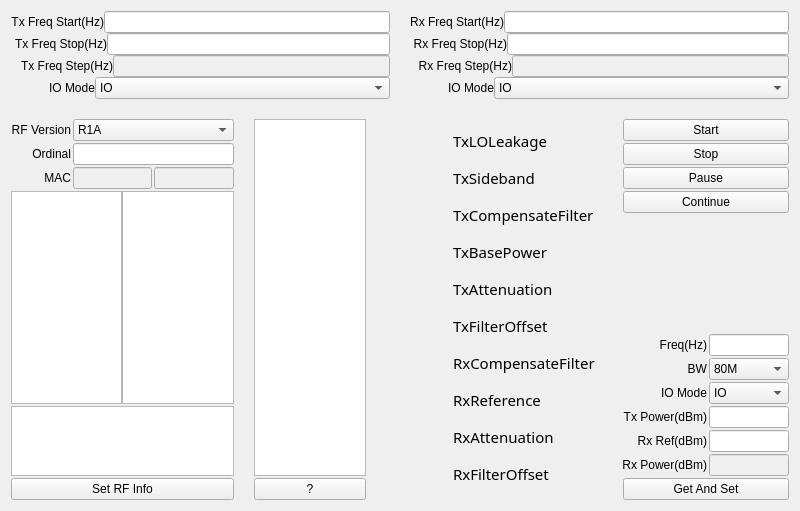
<?xml version="1.0" encoding="UTF-8"?>
<ui version="4.0">
 <class>QCalR1CDlg</class>
 <widget class="QWidget" name="QCalR1CDlg">
  <property name="geometry">
   <rect>
    <x>0</x>
    <y>0</y>
    <width>800</width>
    <height>511</height>
   </rect>
  </property>
  <property name="windowTitle">
   <string>Form</string>
  </property>
  <layout class="QVBoxLayout" name="verticalLayout_6">
   <property name="spacing">
    <number>20</number>
   </property>
   <item>
    <layout class="QHBoxLayout" name="horizontalLayout_16">
     <item>
      <layout class="QVBoxLayout" name="verticalLayout_2">
       <property name="spacing">
        <number>0</number>
       </property>
       <item>
        <layout class="QHBoxLayout" name="horizontalLayoutFreqStar">
         <item>
          <widget class="QLabel" name="labelTxFreqStar">
           <property name="sizePolicy">
            <sizepolicy hsizetype="Fixed" vsizetype="Fixed">
             <horstretch>0</horstretch>
             <verstretch>0</verstretch>
            </sizepolicy>
           </property>
           <property name="minimumSize">
            <size>
             <width>84</width>
             <height>16</height>
            </size>
           </property>
           <property name="text">
            <string>Tx Freq Start(Hz)</string>
           </property>
           <property name="alignment">
            <set>Qt::AlignRight|Qt::AlignTrailing|Qt::AlignVCenter</set>
           </property>
           <property name="buddy">
            <cstring>lineEditTxFreqStar</cstring>
           </property>
          </widget>
         </item>
         <item>
          <widget class="QLineEdit" name="lineEditTxFreqStar"/>
         </item>
        </layout>
       </item>
       <item>
        <layout class="QHBoxLayout" name="horizontalLayoutFreqStop">
         <item>
          <widget class="QLabel" name="labelTxFreqStop">
           <property name="sizePolicy">
            <sizepolicy hsizetype="Fixed" vsizetype="Fixed">
             <horstretch>0</horstretch>
             <verstretch>0</verstretch>
            </sizepolicy>
           </property>
           <property name="minimumSize">
            <size>
             <width>84</width>
             <height>16</height>
            </size>
           </property>
           <property name="text">
            <string> Tx Freq Stop(Hz)</string>
           </property>
           <property name="alignment">
            <set>Qt::AlignRight|Qt::AlignTrailing|Qt::AlignVCenter</set>
           </property>
           <property name="buddy">
            <cstring>lineEditTxFreqStop</cstring>
           </property>
          </widget>
         </item>
         <item>
          <widget class="QLineEdit" name="lineEditTxFreqStop"/>
         </item>
        </layout>
       </item>
       <item>
        <layout class="QHBoxLayout" name="horizontalLayoutFreqStep_2">
         <item>
          <widget class="QLabel" name="labelTxFreqStep">
           <property name="sizePolicy">
            <sizepolicy hsizetype="Fixed" vsizetype="Fixed">
             <horstretch>0</horstretch>
             <verstretch>0</verstretch>
            </sizepolicy>
           </property>
           <property name="minimumSize">
            <size>
             <width>102</width>
             <height>16</height>
            </size>
           </property>
           <property name="text">
            <string> Tx Freq Step(Hz)</string>
           </property>
           <property name="alignment">
            <set>Qt::AlignRight|Qt::AlignTrailing|Qt::AlignVCenter</set>
           </property>
           <property name="buddy">
            <cstring>lineEditTxFreqStep</cstring>
           </property>
          </widget>
         </item>
         <item>
          <widget class="QLineEdit" name="lineEditTxFreqStep">
           <property name="enabled">
            <bool>false</bool>
           </property>
           <property name="sizePolicy">
            <sizepolicy hsizetype="Expanding" vsizetype="Fixed">
             <horstretch>0</horstretch>
             <verstretch>0</verstretch>
            </sizepolicy>
           </property>
           <property name="readOnly">
            <bool>true</bool>
           </property>
          </widget>
         </item>
        </layout>
       </item>
       <item>
        <layout class="QHBoxLayout" name="horizontalLayoutRefMethod_3" stretch="0,0">
         <item>
          <widget class="QLabel" name="labelTxCalIOMode">
           <property name="sizePolicy">
            <sizepolicy hsizetype="Fixed" vsizetype="Fixed">
             <horstretch>0</horstretch>
             <verstretch>0</verstretch>
            </sizepolicy>
           </property>
           <property name="minimumSize">
            <size>
             <width>84</width>
             <height>16</height>
            </size>
           </property>
           <property name="text">
            <string>          IO Mode</string>
           </property>
           <property name="alignment">
            <set>Qt::AlignRight|Qt::AlignTrailing|Qt::AlignVCenter</set>
           </property>
           <property name="buddy">
            <cstring>comboBoxTxCalIOMode</cstring>
           </property>
          </widget>
         </item>
         <item>
          <widget class="QComboBox" name="comboBoxTxCalIOMode">
           <property name="sizePolicy">
            <sizepolicy hsizetype="Preferred" vsizetype="Fixed">
             <horstretch>0</horstretch>
             <verstretch>0</verstretch>
            </sizepolicy>
           </property>
           <item>
            <property name="text">
             <string>IO</string>
            </property>
           </item>
           <item>
            <property name="text">
             <string>OUTPUT</string>
            </property>
           </item>
           <item>
            <property name="text">
             <string>IO+OUTPUT</string>
            </property>
           </item>
          </widget>
         </item>
        </layout>
       </item>
      </layout>
     </item>
     <item>
      <layout class="QVBoxLayout" name="verticalLayout_3">
       <property name="spacing">
        <number>0</number>
       </property>
       <item>
        <layout class="QHBoxLayout" name="horizontalLayoutFreqStar_3">
         <item>
          <widget class="QLabel" name="labelRxFreqStar">
           <property name="sizePolicy">
            <sizepolicy hsizetype="Fixed" vsizetype="Fixed">
             <horstretch>0</horstretch>
             <verstretch>0</verstretch>
            </sizepolicy>
           </property>
           <property name="minimumSize">
            <size>
             <width>84</width>
             <height>16</height>
            </size>
           </property>
           <property name="text">
            <string>Rx Freq Start(Hz)</string>
           </property>
           <property name="alignment">
            <set>Qt::AlignRight|Qt::AlignTrailing|Qt::AlignVCenter</set>
           </property>
           <property name="buddy">
            <cstring>lineEditRxFreqStar</cstring>
           </property>
          </widget>
         </item>
         <item>
          <widget class="QLineEdit" name="lineEditRxFreqStar"/>
         </item>
        </layout>
       </item>
       <item>
        <layout class="QHBoxLayout" name="horizontalLayoutFreqStop_3">
         <item>
          <widget class="QLabel" name="labelRxFreqStop">
           <property name="sizePolicy">
            <sizepolicy hsizetype="Fixed" vsizetype="Fixed">
             <horstretch>0</horstretch>
             <verstretch>0</verstretch>
            </sizepolicy>
           </property>
           <property name="minimumSize">
            <size>
             <width>84</width>
             <height>16</height>
            </size>
           </property>
           <property name="text">
            <string> Rx Freq Stop(Hz)</string>
           </property>
           <property name="alignment">
            <set>Qt::AlignRight|Qt::AlignTrailing|Qt::AlignVCenter</set>
           </property>
           <property name="buddy">
            <cstring>lineEditRxFreqStop</cstring>
           </property>
          </widget>
         </item>
         <item>
          <widget class="QLineEdit" name="lineEditRxFreqStop"/>
         </item>
        </layout>
       </item>
       <item>
        <layout class="QHBoxLayout" name="horizontalLayoutFreqStep_3">
         <item>
          <widget class="QLabel" name="labelRxFreqStep">
           <property name="sizePolicy">
            <sizepolicy hsizetype="Fixed" vsizetype="Fixed">
             <horstretch>0</horstretch>
             <verstretch>0</verstretch>
            </sizepolicy>
           </property>
           <property name="minimumSize">
            <size>
             <width>102</width>
             <height>16</height>
            </size>
           </property>
           <property name="text">
            <string> Rx Freq Step(Hz)</string>
           </property>
           <property name="alignment">
            <set>Qt::AlignRight|Qt::AlignTrailing|Qt::AlignVCenter</set>
           </property>
           <property name="buddy">
            <cstring>lineEditRxFreqStep</cstring>
           </property>
          </widget>
         </item>
         <item>
          <widget class="QLineEdit" name="lineEditRxFreqStep">
           <property name="enabled">
            <bool>false</bool>
           </property>
           <property name="sizePolicy">
            <sizepolicy hsizetype="Expanding" vsizetype="Fixed">
             <horstretch>0</horstretch>
             <verstretch>0</verstretch>
            </sizepolicy>
           </property>
           <property name="readOnly">
            <bool>true</bool>
           </property>
          </widget>
         </item>
        </layout>
       </item>
       <item>
        <layout class="QHBoxLayout" name="horizontalLayoutRefMethod_4" stretch="0,0">
         <item>
          <widget class="QLabel" name="labelRxCalIOMode">
           <property name="sizePolicy">
            <sizepolicy hsizetype="Fixed" vsizetype="Fixed">
             <horstretch>0</horstretch>
             <verstretch>0</verstretch>
            </sizepolicy>
           </property>
           <property name="minimumSize">
            <size>
             <width>84</width>
             <height>16</height>
            </size>
           </property>
           <property name="text">
            <string>          IO Mode</string>
           </property>
           <property name="alignment">
            <set>Qt::AlignRight|Qt::AlignTrailing|Qt::AlignVCenter</set>
           </property>
           <property name="buddy">
            <cstring>comboBoxRxCalIOMode</cstring>
           </property>
          </widget>
         </item>
         <item>
          <widget class="QComboBox" name="comboBoxRxCalIOMode">
           <item>
            <property name="text">
             <string>IO</string>
            </property>
           </item>
           <item>
            <property name="text">
             <string>OUTPUT</string>
            </property>
           </item>
           <item>
            <property name="text">
             <string>IO+OUTPUT</string>
            </property>
           </item>
          </widget>
         </item>
        </layout>
       </item>
      </layout>
     </item>
    </layout>
   </item>
   <item>
    <layout class="QHBoxLayout" name="horizontalLayout_2" stretch="10,5,0,1,1">
     <item>
      <layout class="QVBoxLayout" name="verticalLayout" stretch="0,0,0,10,1,0">
       <property name="spacing">
        <number>2</number>
       </property>
       <item>
        <layout class="QHBoxLayout" name="horizontalLayout_13">
         <item>
          <widget class="QLabel" name="labelRFVersion">
           <property name="sizePolicy">
            <sizepolicy hsizetype="Fixed" vsizetype="Fixed">
             <horstretch>0</horstretch>
             <verstretch>0</verstretch>
            </sizepolicy>
           </property>
           <property name="minimumSize">
            <size>
             <width>60</width>
             <height>0</height>
            </size>
           </property>
           <property name="maximumSize">
            <size>
             <width>60</width>
             <height>16</height>
            </size>
           </property>
           <property name="layoutDirection">
            <enum>Qt::LeftToRight</enum>
           </property>
           <property name="text">
            <string>RF Version</string>
           </property>
           <property name="alignment">
            <set>Qt::AlignRight|Qt::AlignTrailing|Qt::AlignVCenter</set>
           </property>
           <property name="buddy">
            <cstring>comboBoxHwVer</cstring>
           </property>
          </widget>
         </item>
         <item>
          <widget class="QComboBox" name="comboBoxHwVer">
           <item>
            <property name="text">
             <string>R1A</string>
            </property>
           </item>
           <item>
            <property name="text">
             <string>R1B</string>
            </property>
           </item>
           <item>
            <property name="text">
             <string>R1C</string>
            </property>
           </item>
           <item>
            <property name="text">
             <string>R1D</string>
            </property>
           </item>
           <item>
            <property name="text">
             <string>R1E</string>
            </property>
           </item>
           <item>
            <property name="text">
             <string>R1F</string>
            </property>
           </item>
          </widget>
         </item>
        </layout>
       </item>
       <item>
        <layout class="QHBoxLayout" name="horizontalLayout_14">
         <item>
          <widget class="QLabel" name="labelOrdinal">
           <property name="sizePolicy">
            <sizepolicy hsizetype="Fixed" vsizetype="Fixed">
             <horstretch>0</horstretch>
             <verstretch>0</verstretch>
            </sizepolicy>
           </property>
           <property name="minimumSize">
            <size>
             <width>60</width>
             <height>0</height>
            </size>
           </property>
           <property name="maximumSize">
            <size>
             <width>60</width>
             <height>16</height>
            </size>
           </property>
           <property name="layoutDirection">
            <enum>Qt::LeftToRight</enum>
           </property>
           <property name="text">
            <string>Ordinal</string>
           </property>
           <property name="alignment">
            <set>Qt::AlignRight|Qt::AlignTrailing|Qt::AlignVCenter</set>
           </property>
           <property name="buddy">
            <cstring>lineEditOrdinal</cstring>
           </property>
          </widget>
         </item>
         <item>
          <widget class="QLineEdit" name="lineEditOrdinal"/>
         </item>
        </layout>
       </item>
       <item>
        <layout class="QHBoxLayout" name="horizontalLayout_15">
         <item>
          <widget class="QLabel" name="labelMAC_0">
           <property name="sizePolicy">
            <sizepolicy hsizetype="Fixed" vsizetype="Fixed">
             <horstretch>0</horstretch>
             <verstretch>0</verstretch>
            </sizepolicy>
           </property>
           <property name="minimumSize">
            <size>
             <width>60</width>
             <height>16</height>
            </size>
           </property>
           <property name="maximumSize">
            <size>
             <width>60</width>
             <height>16</height>
            </size>
           </property>
           <property name="layoutDirection">
            <enum>Qt::LeftToRight</enum>
           </property>
           <property name="text">
            <string>MAC</string>
           </property>
           <property name="alignment">
            <set>Qt::AlignRight|Qt::AlignTrailing|Qt::AlignVCenter</set>
           </property>
           <property name="buddy">
            <cstring>lineEditMAC_0</cstring>
           </property>
          </widget>
         </item>
         <item>
          <widget class="QLineEdit" name="lineEditMAC_0">
           <property name="enabled">
            <bool>false</bool>
           </property>
           <property name="readOnly">
            <bool>true</bool>
           </property>
          </widget>
         </item>
         <item>
          <widget class="QLineEdit" name="lineEditMAC_1">
           <property name="enabled">
            <bool>false</bool>
           </property>
           <property name="readOnly">
            <bool>true</bool>
           </property>
          </widget>
         </item>
        </layout>
       </item>
       <item>
        <layout class="QHBoxLayout" name="horizontalLayout">
         <property name="spacing">
          <number>0</number>
         </property>
         <item>
          <widget class="QTableView" name="tableViewTxTroubleShoot">
           <property name="selectionMode">
            <enum>QAbstractItemView::NoSelection</enum>
           </property>
           <property name="verticalScrollMode">
            <enum>QAbstractItemView::ScrollPerPixel</enum>
           </property>
           <property name="horizontalScrollMode">
            <enum>QAbstractItemView::ScrollPerPixel</enum>
           </property>
           <attribute name="horizontalHeaderHighlightSections">
            <bool>false</bool>
           </attribute>
           <attribute name="horizontalHeaderStretchLastSection">
            <bool>true</bool>
           </attribute>
           <attribute name="verticalHeaderVisible">
            <bool>false</bool>
           </attribute>
          </widget>
         </item>
         <item>
          <widget class="QTableView" name="tableViewRxTroubleShoot">
           <property name="selectionMode">
            <enum>QAbstractItemView::NoSelection</enum>
           </property>
           <property name="verticalScrollMode">
            <enum>QAbstractItemView::ScrollPerPixel</enum>
           </property>
           <property name="horizontalScrollMode">
            <enum>QAbstractItemView::ScrollPerPixel</enum>
           </property>
           <attribute name="horizontalHeaderHighlightSections">
            <bool>false</bool>
           </attribute>
           <attribute name="horizontalHeaderStretchLastSection">
            <bool>true</bool>
           </attribute>
           <attribute name="verticalHeaderVisible">
            <bool>false</bool>
           </attribute>
          </widget>
         </item>
        </layout>
       </item>
       <item>
        <widget class="QPlainTextEdit" name="plainTextEditRemark"/>
       </item>
       <item>
        <widget class="QPushButton" name="pushButtonSetRFInfo">
         <property name="text">
          <string>Set RF Info</string>
         </property>
        </widget>
       </item>
      </layout>
     </item>
     <item>
      <layout class="QVBoxLayout" name="verticalLayout_8">
       <property name="spacing">
        <number>2</number>
       </property>
       <item>
        <widget class="QPlainTextEdit" name="plainTextEditRFInfo"/>
       </item>
       <item>
        <widget class="QPushButton" name="pushButtonGetRFInfo">
         <property name="text">
          <string>?</string>
         </property>
        </widget>
       </item>
      </layout>
     </item>
     <item>
      <spacer name="horizontalSpacer">
       <property name="orientation">
        <enum>Qt::Horizontal</enum>
       </property>
       <property name="sizeHint" stdset="0">
        <size>
         <width>40</width>
         <height>20</height>
        </size>
       </property>
      </spacer>
     </item>
     <item>
      <layout class="QVBoxLayout" name="verticalLayout_4">
       <property name="spacing">
        <number>2</number>
       </property>
       <item>
        <layout class="QHBoxLayout" name="horizontalLayout_3">
         <property name="spacing">
          <number>2</number>
         </property>
         <item>
          <widget class="QLed" name="ledTxLOLeakage" native="true">
           <property name="sizePolicy">
            <sizepolicy hsizetype="Fixed" vsizetype="Fixed">
             <horstretch>0</horstretch>
             <verstretch>0</verstretch>
            </sizepolicy>
           </property>
           <property name="minimumSize">
            <size>
             <width>25</width>
             <height>25</height>
            </size>
           </property>
           <property name="sizeIncrement">
            <size>
             <width>1</width>
             <height>1</height>
            </size>
           </property>
          </widget>
         </item>
         <item>
          <widget class="QLabel" name="labelTxLOLeakage">
           <property name="sizePolicy">
            <sizepolicy hsizetype="Fixed" vsizetype="Fixed">
             <horstretch>0</horstretch>
             <verstretch>0</verstretch>
            </sizepolicy>
           </property>
           <property name="minimumSize">
            <size>
             <width>150</width>
             <height>20</height>
            </size>
           </property>
           <property name="font">
            <font>
             <family>Microsoft YaHei</family>
             <pointsize>11</pointsize>
            </font>
           </property>
           <property name="text">
            <string>TxLOLeakage</string>
           </property>
          </widget>
         </item>
        </layout>
       </item>
       <item>
        <layout class="QHBoxLayout" name="horizontalLayout_4">
         <property name="spacing">
          <number>2</number>
         </property>
         <item>
          <widget class="QLed" name="ledTxSideband" native="true">
           <property name="sizePolicy">
            <sizepolicy hsizetype="Fixed" vsizetype="Fixed">
             <horstretch>0</horstretch>
             <verstretch>0</verstretch>
            </sizepolicy>
           </property>
           <property name="minimumSize">
            <size>
             <width>25</width>
             <height>25</height>
            </size>
           </property>
           <property name="sizeIncrement">
            <size>
             <width>1</width>
             <height>1</height>
            </size>
           </property>
          </widget>
         </item>
         <item>
          <widget class="QLabel" name="labelTxSideband">
           <property name="sizePolicy">
            <sizepolicy hsizetype="Fixed" vsizetype="Fixed">
             <horstretch>0</horstretch>
             <verstretch>0</verstretch>
            </sizepolicy>
           </property>
           <property name="minimumSize">
            <size>
             <width>150</width>
             <height>20</height>
            </size>
           </property>
           <property name="font">
            <font>
             <family>Microsoft YaHei</family>
             <pointsize>11</pointsize>
            </font>
           </property>
           <property name="text">
            <string>TxSideband</string>
           </property>
          </widget>
         </item>
        </layout>
       </item>
       <item>
        <layout class="QHBoxLayout" name="horizontalLayout_5">
         <property name="spacing">
          <number>2</number>
         </property>
         <item>
          <widget class="QLed" name="ledTxCompensateFilter" native="true">
           <property name="sizePolicy">
            <sizepolicy hsizetype="Fixed" vsizetype="Fixed">
             <horstretch>0</horstretch>
             <verstretch>0</verstretch>
            </sizepolicy>
           </property>
           <property name="minimumSize">
            <size>
             <width>25</width>
             <height>25</height>
            </size>
           </property>
           <property name="sizeIncrement">
            <size>
             <width>1</width>
             <height>1</height>
            </size>
           </property>
          </widget>
         </item>
         <item>
          <widget class="QLabel" name="labelTxCompensateFilter">
           <property name="sizePolicy">
            <sizepolicy hsizetype="Fixed" vsizetype="Fixed">
             <horstretch>0</horstretch>
             <verstretch>0</verstretch>
            </sizepolicy>
           </property>
           <property name="minimumSize">
            <size>
             <width>150</width>
             <height>20</height>
            </size>
           </property>
           <property name="font">
            <font>
             <family>Microsoft YaHei</family>
             <pointsize>11</pointsize>
            </font>
           </property>
           <property name="text">
            <string>TxCompensateFilter</string>
           </property>
          </widget>
         </item>
        </layout>
       </item>
       <item>
        <layout class="QHBoxLayout" name="horizontalLayout_6">
         <property name="spacing">
          <number>2</number>
         </property>
         <item>
          <widget class="QLed" name="ledTxBasePower" native="true">
           <property name="sizePolicy">
            <sizepolicy hsizetype="Fixed" vsizetype="Fixed">
             <horstretch>0</horstretch>
             <verstretch>0</verstretch>
            </sizepolicy>
           </property>
           <property name="minimumSize">
            <size>
             <width>25</width>
             <height>25</height>
            </size>
           </property>
           <property name="sizeIncrement">
            <size>
             <width>1</width>
             <height>1</height>
            </size>
           </property>
          </widget>
         </item>
         <item>
          <widget class="QLabel" name="labelTxBasePower">
           <property name="sizePolicy">
            <sizepolicy hsizetype="Fixed" vsizetype="Fixed">
             <horstretch>0</horstretch>
             <verstretch>0</verstretch>
            </sizepolicy>
           </property>
           <property name="minimumSize">
            <size>
             <width>150</width>
             <height>20</height>
            </size>
           </property>
           <property name="font">
            <font>
             <family>Microsoft YaHei</family>
             <pointsize>11</pointsize>
            </font>
           </property>
           <property name="text">
            <string>TxBasePower</string>
           </property>
          </widget>
         </item>
        </layout>
       </item>
       <item>
        <layout class="QHBoxLayout" name="horizontalLayout_7">
         <property name="spacing">
          <number>2</number>
         </property>
         <item>
          <widget class="QLed" name="ledTxAttenuation" native="true">
           <property name="sizePolicy">
            <sizepolicy hsizetype="Fixed" vsizetype="Fixed">
             <horstretch>0</horstretch>
             <verstretch>0</verstretch>
            </sizepolicy>
           </property>
           <property name="minimumSize">
            <size>
             <width>25</width>
             <height>25</height>
            </size>
           </property>
           <property name="sizeIncrement">
            <size>
             <width>1</width>
             <height>1</height>
            </size>
           </property>
          </widget>
         </item>
         <item>
          <widget class="QLabel" name="labelTxAttenuation">
           <property name="sizePolicy">
            <sizepolicy hsizetype="Fixed" vsizetype="Fixed">
             <horstretch>0</horstretch>
             <verstretch>0</verstretch>
            </sizepolicy>
           </property>
           <property name="minimumSize">
            <size>
             <width>150</width>
             <height>20</height>
            </size>
           </property>
           <property name="font">
            <font>
             <family>Microsoft YaHei</family>
             <pointsize>11</pointsize>
            </font>
           </property>
           <property name="text">
            <string>TxAttenuation</string>
           </property>
          </widget>
         </item>
        </layout>
       </item>
       <item>
        <layout class="QHBoxLayout" name="horizontalLayout_8">
         <property name="spacing">
          <number>2</number>
         </property>
         <item>
          <widget class="QLed" name="ledTxFilterOffset" native="true">
           <property name="sizePolicy">
            <sizepolicy hsizetype="Fixed" vsizetype="Fixed">
             <horstretch>0</horstretch>
             <verstretch>0</verstretch>
            </sizepolicy>
           </property>
           <property name="minimumSize">
            <size>
             <width>25</width>
             <height>25</height>
            </size>
           </property>
           <property name="sizeIncrement">
            <size>
             <width>1</width>
             <height>1</height>
            </size>
           </property>
          </widget>
         </item>
         <item>
          <widget class="QLabel" name="labelTxFilterOffset">
           <property name="sizePolicy">
            <sizepolicy hsizetype="Fixed" vsizetype="Fixed">
             <horstretch>0</horstretch>
             <verstretch>0</verstretch>
            </sizepolicy>
           </property>
           <property name="minimumSize">
            <size>
             <width>150</width>
             <height>20</height>
            </size>
           </property>
           <property name="font">
            <font>
             <family>Microsoft YaHei</family>
             <pointsize>11</pointsize>
            </font>
           </property>
           <property name="text">
            <string>TxFilterOffset</string>
           </property>
          </widget>
         </item>
        </layout>
       </item>
       <item>
        <layout class="QHBoxLayout" name="horizontalLayout_9">
         <property name="spacing">
          <number>2</number>
         </property>
         <item>
          <widget class="QLed" name="ledRxCompensateFilter" native="true">
           <property name="sizePolicy">
            <sizepolicy hsizetype="Fixed" vsizetype="Fixed">
             <horstretch>0</horstretch>
             <verstretch>0</verstretch>
            </sizepolicy>
           </property>
           <property name="minimumSize">
            <size>
             <width>25</width>
             <height>25</height>
            </size>
           </property>
           <property name="sizeIncrement">
            <size>
             <width>1</width>
             <height>1</height>
            </size>
           </property>
          </widget>
         </item>
         <item>
          <widget class="QLabel" name="labelRxCompensateFilter">
           <property name="sizePolicy">
            <sizepolicy hsizetype="Fixed" vsizetype="Fixed">
             <horstretch>0</horstretch>
             <verstretch>0</verstretch>
            </sizepolicy>
           </property>
           <property name="minimumSize">
            <size>
             <width>150</width>
             <height>20</height>
            </size>
           </property>
           <property name="font">
            <font>
             <family>Microsoft YaHei</family>
             <pointsize>11</pointsize>
            </font>
           </property>
           <property name="text">
            <string>RxCompensateFilter</string>
           </property>
          </widget>
         </item>
        </layout>
       </item>
       <item>
        <layout class="QHBoxLayout" name="horizontalLayout_10">
         <property name="spacing">
          <number>2</number>
         </property>
         <item>
          <widget class="QLed" name="ledRxReference" native="true">
           <property name="sizePolicy">
            <sizepolicy hsizetype="Fixed" vsizetype="Fixed">
             <horstretch>0</horstretch>
             <verstretch>0</verstretch>
            </sizepolicy>
           </property>
           <property name="minimumSize">
            <size>
             <width>25</width>
             <height>25</height>
            </size>
           </property>
           <property name="sizeIncrement">
            <size>
             <width>1</width>
             <height>1</height>
            </size>
           </property>
          </widget>
         </item>
         <item>
          <widget class="QLabel" name="labelRxReference">
           <property name="sizePolicy">
            <sizepolicy hsizetype="Fixed" vsizetype="Fixed">
             <horstretch>0</horstretch>
             <verstretch>0</verstretch>
            </sizepolicy>
           </property>
           <property name="minimumSize">
            <size>
             <width>150</width>
             <height>20</height>
            </size>
           </property>
           <property name="font">
            <font>
             <family>Microsoft YaHei</family>
             <pointsize>11</pointsize>
            </font>
           </property>
           <property name="text">
            <string>RxReference</string>
           </property>
          </widget>
         </item>
        </layout>
       </item>
       <item>
        <layout class="QHBoxLayout" name="horizontalLayout_11">
         <property name="spacing">
          <number>2</number>
         </property>
         <item>
          <widget class="QLed" name="ledRxAttenuation" native="true">
           <property name="sizePolicy">
            <sizepolicy hsizetype="Fixed" vsizetype="Fixed">
             <horstretch>0</horstretch>
             <verstretch>0</verstretch>
            </sizepolicy>
           </property>
           <property name="minimumSize">
            <size>
             <width>25</width>
             <height>25</height>
            </size>
           </property>
           <property name="sizeIncrement">
            <size>
             <width>1</width>
             <height>1</height>
            </size>
           </property>
          </widget>
         </item>
         <item>
          <widget class="QLabel" name="labelRxAttenuation">
           <property name="sizePolicy">
            <sizepolicy hsizetype="Fixed" vsizetype="Fixed">
             <horstretch>0</horstretch>
             <verstretch>0</verstretch>
            </sizepolicy>
           </property>
           <property name="minimumSize">
            <size>
             <width>150</width>
             <height>20</height>
            </size>
           </property>
           <property name="font">
            <font>
             <family>Microsoft YaHei</family>
             <pointsize>11</pointsize>
            </font>
           </property>
           <property name="text">
            <string>RxAttenuation</string>
           </property>
          </widget>
         </item>
        </layout>
       </item>
       <item>
        <layout class="QHBoxLayout" name="horizontalLayout_12">
         <property name="spacing">
          <number>2</number>
         </property>
         <item>
          <widget class="QLed" name="ledRxFilterOffset" native="true">
           <property name="sizePolicy">
            <sizepolicy hsizetype="Fixed" vsizetype="Fixed">
             <horstretch>0</horstretch>
             <verstretch>0</verstretch>
            </sizepolicy>
           </property>
           <property name="minimumSize">
            <size>
             <width>25</width>
             <height>25</height>
            </size>
           </property>
           <property name="sizeIncrement">
            <size>
             <width>1</width>
             <height>1</height>
            </size>
           </property>
          </widget>
         </item>
         <item>
          <widget class="QLabel" name="labelRxFilterOffset">
           <property name="sizePolicy">
            <sizepolicy hsizetype="Fixed" vsizetype="Fixed">
             <horstretch>0</horstretch>
             <verstretch>0</verstretch>
            </sizepolicy>
           </property>
           <property name="minimumSize">
            <size>
             <width>150</width>
             <height>20</height>
            </size>
           </property>
           <property name="font">
            <font>
             <family>Microsoft YaHei</family>
             <pointsize>11</pointsize>
            </font>
           </property>
           <property name="text">
            <string>RxFilterOffset</string>
           </property>
          </widget>
         </item>
        </layout>
       </item>
      </layout>
     </item>
     <item>
      <layout class="QVBoxLayout" name="verticalLayout_5">
       <property name="spacing">
        <number>2</number>
       </property>
       <item>
        <widget class="QPushButton" name="pushButtonStar">
         <property name="sizePolicy">
          <sizepolicy hsizetype="Expanding" vsizetype="Fixed">
           <horstretch>0</horstretch>
           <verstretch>0</verstretch>
          </sizepolicy>
         </property>
         <property name="text">
          <string>Start</string>
         </property>
        </widget>
       </item>
       <item>
        <widget class="QPushButton" name="pushButtonStop">
         <property name="sizePolicy">
          <sizepolicy hsizetype="Expanding" vsizetype="Fixed">
           <horstretch>0</horstretch>
           <verstretch>0</verstretch>
          </sizepolicy>
         </property>
         <property name="text">
          <string>Stop</string>
         </property>
        </widget>
       </item>
       <item>
        <widget class="QPushButton" name="pushButtonPaus">
         <property name="sizePolicy">
          <sizepolicy hsizetype="Expanding" vsizetype="Fixed">
           <horstretch>0</horstretch>
           <verstretch>0</verstretch>
          </sizepolicy>
         </property>
         <property name="text">
          <string>Pause</string>
         </property>
        </widget>
       </item>
       <item>
        <widget class="QPushButton" name="pushButtonCont">
         <property name="sizePolicy">
          <sizepolicy hsizetype="Expanding" vsizetype="Fixed">
           <horstretch>0</horstretch>
           <verstretch>0</verstretch>
          </sizepolicy>
         </property>
         <property name="text">
          <string>Continue</string>
         </property>
        </widget>
       </item>
       <item>
        <spacer name="verticalSpacer_2">
         <property name="orientation">
          <enum>Qt::Vertical</enum>
         </property>
         <property name="sizeType">
          <enum>QSizePolicy::Expanding</enum>
         </property>
         <property name="sizeHint" stdset="0">
          <size>
           <width>20</width>
           <height>50</height>
          </size>
         </property>
        </spacer>
       </item>
       <item>
        <layout class="QHBoxLayout" name="horizontalLayoutFreq">
         <item>
          <widget class="QLabel" name="labelFreq">
           <property name="sizePolicy">
            <sizepolicy hsizetype="Fixed" vsizetype="Fixed">
             <horstretch>0</horstretch>
             <verstretch>0</verstretch>
            </sizepolicy>
           </property>
           <property name="minimumSize">
            <size>
             <width>84</width>
             <height>16</height>
            </size>
           </property>
           <property name="text">
            <string>Freq(Hz)</string>
           </property>
           <property name="alignment">
            <set>Qt::AlignRight|Qt::AlignTrailing|Qt::AlignVCenter</set>
           </property>
           <property name="buddy">
            <cstring>lineEditFreq</cstring>
           </property>
          </widget>
         </item>
         <item>
          <widget class="QLineEdit" name="lineEditFreq">
           <property name="sizePolicy">
            <sizepolicy hsizetype="Expanding" vsizetype="Fixed">
             <horstretch>0</horstretch>
             <verstretch>0</verstretch>
            </sizepolicy>
           </property>
          </widget>
         </item>
        </layout>
       </item>
       <item>
        <layout class="QHBoxLayout" name="horizontalLayoutDC_Q_3">
         <item>
          <widget class="QLabel" name="labelBW">
           <property name="sizePolicy">
            <sizepolicy hsizetype="Fixed" vsizetype="Fixed">
             <horstretch>0</horstretch>
             <verstretch>0</verstretch>
            </sizepolicy>
           </property>
           <property name="minimumSize">
            <size>
             <width>84</width>
             <height>16</height>
            </size>
           </property>
           <property name="text">
            <string>BW</string>
           </property>
           <property name="alignment">
            <set>Qt::AlignRight|Qt::AlignTrailing|Qt::AlignVCenter</set>
           </property>
           <property name="buddy">
            <cstring>comboBoxIOMode</cstring>
           </property>
          </widget>
         </item>
         <item>
          <widget class="QComboBox" name="comboBoxBW">
           <item>
            <property name="text">
             <string>80M</string>
            </property>
           </item>
           <item>
            <property name="text">
             <string>160M</string>
            </property>
           </item>
          </widget>
         </item>
        </layout>
       </item>
       <item>
        <layout class="QHBoxLayout" name="horizontalLayoutDC_Q_2">
         <item>
          <widget class="QLabel" name="labelIOMode">
           <property name="sizePolicy">
            <sizepolicy hsizetype="Fixed" vsizetype="Fixed">
             <horstretch>0</horstretch>
             <verstretch>0</verstretch>
            </sizepolicy>
           </property>
           <property name="minimumSize">
            <size>
             <width>84</width>
             <height>16</height>
            </size>
           </property>
           <property name="text">
            <string>IO Mode</string>
           </property>
           <property name="alignment">
            <set>Qt::AlignRight|Qt::AlignTrailing|Qt::AlignVCenter</set>
           </property>
           <property name="buddy">
            <cstring>comboBoxIOMode</cstring>
           </property>
          </widget>
         </item>
         <item>
          <widget class="QComboBox" name="comboBoxIOMode">
           <item>
            <property name="text">
             <string>IO</string>
            </property>
           </item>
           <item>
            <property name="text">
             <string>OUTPUT</string>
            </property>
           </item>
          </widget>
         </item>
        </layout>
       </item>
       <item>
        <layout class="QHBoxLayout" name="horizontalLayoutFreq_2">
         <item>
          <widget class="QLabel" name="labelTxPower">
           <property name="sizePolicy">
            <sizepolicy hsizetype="Fixed" vsizetype="Fixed">
             <horstretch>0</horstretch>
             <verstretch>0</verstretch>
            </sizepolicy>
           </property>
           <property name="minimumSize">
            <size>
             <width>84</width>
             <height>16</height>
            </size>
           </property>
           <property name="text">
            <string>Tx Power(dBm)</string>
           </property>
           <property name="alignment">
            <set>Qt::AlignRight|Qt::AlignTrailing|Qt::AlignVCenter</set>
           </property>
           <property name="buddy">
            <cstring>lineEditFreq</cstring>
           </property>
          </widget>
         </item>
         <item>
          <widget class="QLineEdit" name="lineEditTxPower">
           <property name="sizePolicy">
            <sizepolicy hsizetype="Expanding" vsizetype="Fixed">
             <horstretch>0</horstretch>
             <verstretch>0</verstretch>
            </sizepolicy>
           </property>
          </widget>
         </item>
        </layout>
       </item>
       <item>
        <layout class="QHBoxLayout" name="horizontalLayoutFreq_3">
         <item>
          <widget class="QLabel" name="labelRxRef">
           <property name="sizePolicy">
            <sizepolicy hsizetype="Fixed" vsizetype="Fixed">
             <horstretch>0</horstretch>
             <verstretch>0</verstretch>
            </sizepolicy>
           </property>
           <property name="minimumSize">
            <size>
             <width>84</width>
             <height>16</height>
            </size>
           </property>
           <property name="text">
            <string>Rx Ref(dBm)</string>
           </property>
           <property name="alignment">
            <set>Qt::AlignRight|Qt::AlignTrailing|Qt::AlignVCenter</set>
           </property>
           <property name="buddy">
            <cstring>lineEditFreq</cstring>
           </property>
          </widget>
         </item>
         <item>
          <widget class="QLineEdit" name="lineEditRxRef">
           <property name="sizePolicy">
            <sizepolicy hsizetype="Expanding" vsizetype="Fixed">
             <horstretch>0</horstretch>
             <verstretch>0</verstretch>
            </sizepolicy>
           </property>
          </widget>
         </item>
        </layout>
       </item>
       <item>
        <layout class="QHBoxLayout" name="horizontalLayoutFreq_4">
         <item>
          <widget class="QLabel" name="labelRxPower">
           <property name="sizePolicy">
            <sizepolicy hsizetype="Fixed" vsizetype="Fixed">
             <horstretch>0</horstretch>
             <verstretch>0</verstretch>
            </sizepolicy>
           </property>
           <property name="minimumSize">
            <size>
             <width>84</width>
             <height>16</height>
            </size>
           </property>
           <property name="text">
            <string>Rx Power(dBm)</string>
           </property>
           <property name="alignment">
            <set>Qt::AlignRight|Qt::AlignTrailing|Qt::AlignVCenter</set>
           </property>
           <property name="buddy">
            <cstring>lineEditFreq</cstring>
           </property>
          </widget>
         </item>
         <item>
          <widget class="QLineEdit" name="lineEditRxPower">
           <property name="enabled">
            <bool>false</bool>
           </property>
           <property name="sizePolicy">
            <sizepolicy hsizetype="Expanding" vsizetype="Fixed">
             <horstretch>0</horstretch>
             <verstretch>0</verstretch>
            </sizepolicy>
           </property>
           <property name="readOnly">
            <bool>true</bool>
           </property>
          </widget>
         </item>
        </layout>
       </item>
       <item>
        <widget class="QPushButton" name="pushButtonGetSet">
         <property name="sizePolicy">
          <sizepolicy hsizetype="Expanding" vsizetype="Fixed">
           <horstretch>0</horstretch>
           <verstretch>0</verstretch>
          </sizepolicy>
         </property>
         <property name="text">
          <string>Get And Set</string>
         </property>
        </widget>
       </item>
      </layout>
     </item>
    </layout>
   </item>
  </layout>
 </widget>
 <customwidgets>
  <customwidget>
   <class>QLed</class>
   <extends>QWidget</extends>
   <header>q_led.h</header>
   <container>1</container>
  </customwidget>
 </customwidgets>
 <resources/>
 <connections/>
</ui>
